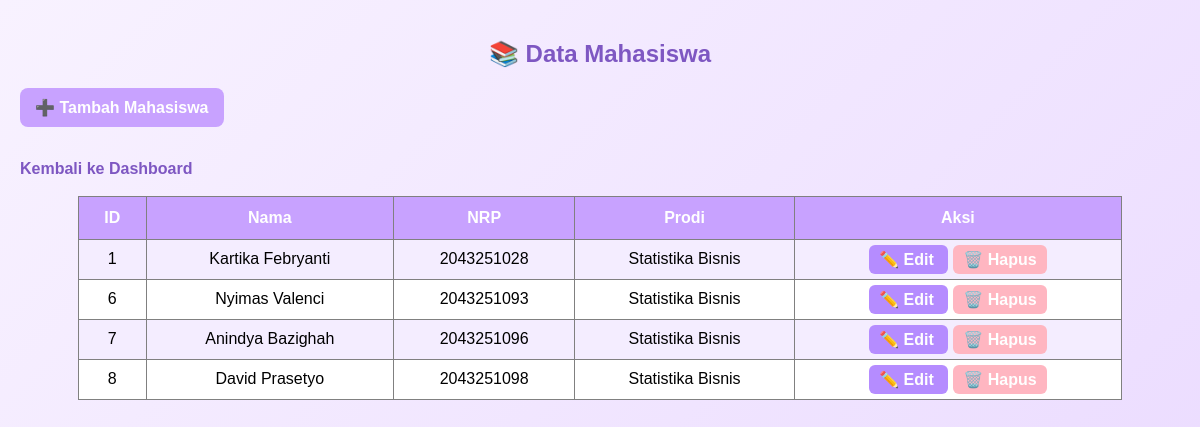
Screenshot of /mahasiswa.php (signed in) with the database file from the repository.
### tables this page shows
CREATE TABLE `mahasiswa` (
  `ID` int(11) NOT NULL,
  `Nama` varchar(50) NOT NULL,
  `NRP` varchar(10) NOT NULL,
  `Prodi` varchar(50) NOT NULL
);

### mahasiswa.php (the view, shortened to what this page needs)
<?php
include 'koneksi.php';
$data = mysqli_query($koneksi, "SELECT * FROM mahasiswa");
?>
<!DOCTYPE html>
<html>
<head>
    <link rel="stylesheet" href="style.css">
</head>
<body>
<h2>📚 Data Mahasiswa</h2>
<a href="tambah.php" class="btn-tambah">
    ➕ Tambah Mahasiswa
</a>
<br><br>
<a href="dashboard.php">Kembali ke Dashboard</a>
<br><br>
<table border="1" cellpadding="10">
<tr>
    <th>ID</th>
    <th>Nama</th>
    <th>NRP</th>
    <th>Prodi</th>
    <th>Aksi</th>
</tr>
<?php while($row = mysqli_fetch_assoc($data)) { ?>
<tr>
    <td><?php echo $row['ID']; ?></td>
    <td><?php echo $row['Nama']; ?></td>
    <td><?php echo $row['NRP']; ?></td>
    <td><?php echo $row['Prodi']; ?></td>
   <td>
    <a class="btn-edit"
       href="edit.php?id=<?php echo $row['ID']; ?>">
       ✏️ Edit
    </a>
    <a class="btn-hapus"
       href="hapus.php?id=<?php echo $row['ID']; ?>"
       onclick="return confirm('Yakin ingin menghapus data ini?')">
       🗑️ Hapus
    </a>
</td>
</tr>
<?php } ?>
</table>
</body>
</html>

### style.css (style rules this page uses)
body { font-family: 'Arial', sans-serif; background: linear-gradient(135deg, #f8f2ff, #e9d8ff); margin: 0; min-height: 100vh; padding: 20px; }
h1, h2 { color: #7e57c2; text-align: center; font-weight: 700; }
table { width: 90%; margin: auto; border-collapse: collapse; background: white; }
table th { background-color: #c8a2ff; color: white; padding: 12px; }
table td { padding: 10px; text-align: center; }
table tr:nth-child(even) { background-color: #f4edff; }
a { color: #7e57c2; text-decoration: none; font-weight: bold; }
.btn-tambah { background:#c8a2ff; color:white; padding:10px 15px; border-radius:8px; display:inline-block; margin-bottom:15px; }
.btn-edit { background:#b58cff; color:white; padding:6px 10px; border-radius:6px; margin-right:5px; }
.btn-hapus { background:#ffb6c1; color:white; padding:6px 10px; border-radius:6px; }

### rows the page displays
mahasiswa: ID "1", Nama "Kartika Febryanti", NRP "2043251028", Prodi "Statistika Bisnis"
mahasiswa: ID "6", Nama "Nyimas Valenci", NRP "2043251093", Prodi "Statistika Bisnis"
mahasiswa: ID "7", Nama "Anindya Bazighah", NRP "2043251096", Prodi "Statistika Bisnis"
mahasiswa: ID "8", Nama "David Prasetyo", NRP "2043251098", Prodi "Statistika Bisnis"
